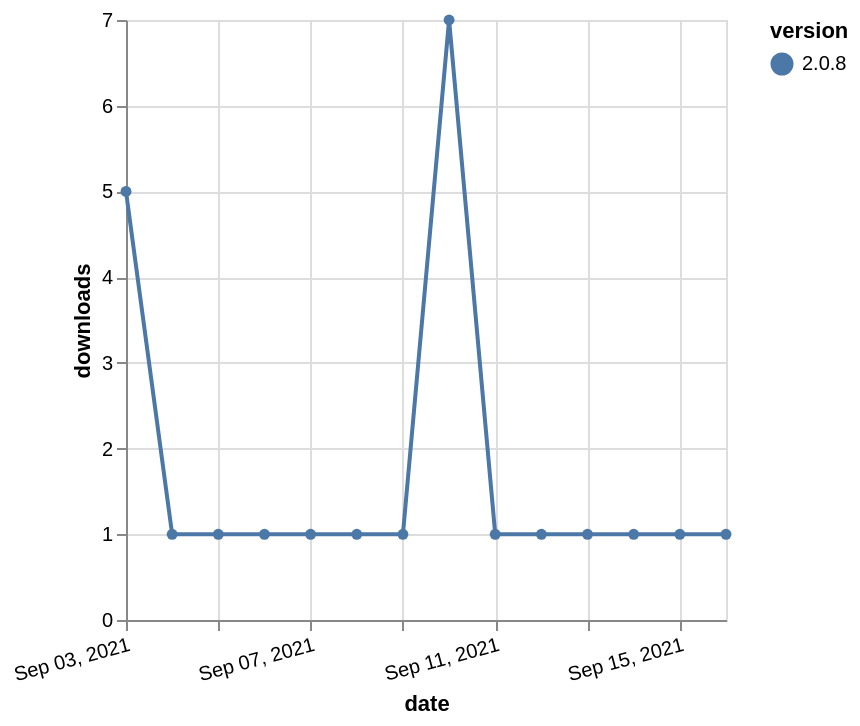

Vega-Lite specification stored for this chart:
### Vega-Lite specification from a JSON file in a GitHub repository (floating-point values rounded to 4 significant figures)
{"$schema": "https://vega.github.io/schema/vega-lite/v5.json", "description": "A simple bar chart with embedded data.", "data": {"values": [{"date": "2021-09-03", "total": 461, "delta": 5, "version": "2.0.8"}, {"date": "2021-09-04", "total": 462, "delta": 1, "version": "2.0.8"}, {"date": "2021-09-05", "total": 463, "delta": 1, "version": "2.0.8"}, {"date": "2021-09-06", "total": 464, "delta": 1, "version": "2.0.8"}, {"date": "2021-09-07", "total": 465, "delta": 1, "version": "2.0.8"}, {"date": "2021-09-08", "total": 466, "delta": 1, "version": "2.0.8"}, {"date": "2021-09-09", "total": 467, "delta": 1, "version": "2.0.8"}, {"date": "2021-09-10", "total": 474, "delta": 7, "version": "2.0.8"}, {"date": "2021-09-11", "total": 475, "delta": 1, "version": "2.0.8"}, {"date": "2021-09-12", "total": 476, "delta": 1, "version": "2.0.8"}, {"date": "2021-09-13", "total": 477, "delta": 1, "version": "2.0.8"}, {"date": "2021-09-14", "total": 478, "delta": 1, "version": "2.0.8"}, {"date": "2021-09-15", "total": 479, "delta": 1, "version": "2.0.8"}, {"date": "2021-09-16", "total": 480, "delta": 1, "version": "2.0.8"}]}, "width": "container", "mark": {"type": "line", "point": {"filled": true}}, "encoding": {"x": {"field": "date", "type": "temporal", "timeUnit": "yearmonthdate", "title": "date", "axis": {"labelAngle": -15}}, "y": {"field": "delta", "type": "quantitative", "title": "downloads"}, "color": {"field": "version", "type": "nominal"}, "tooltip": {"field": "delta"}}}
